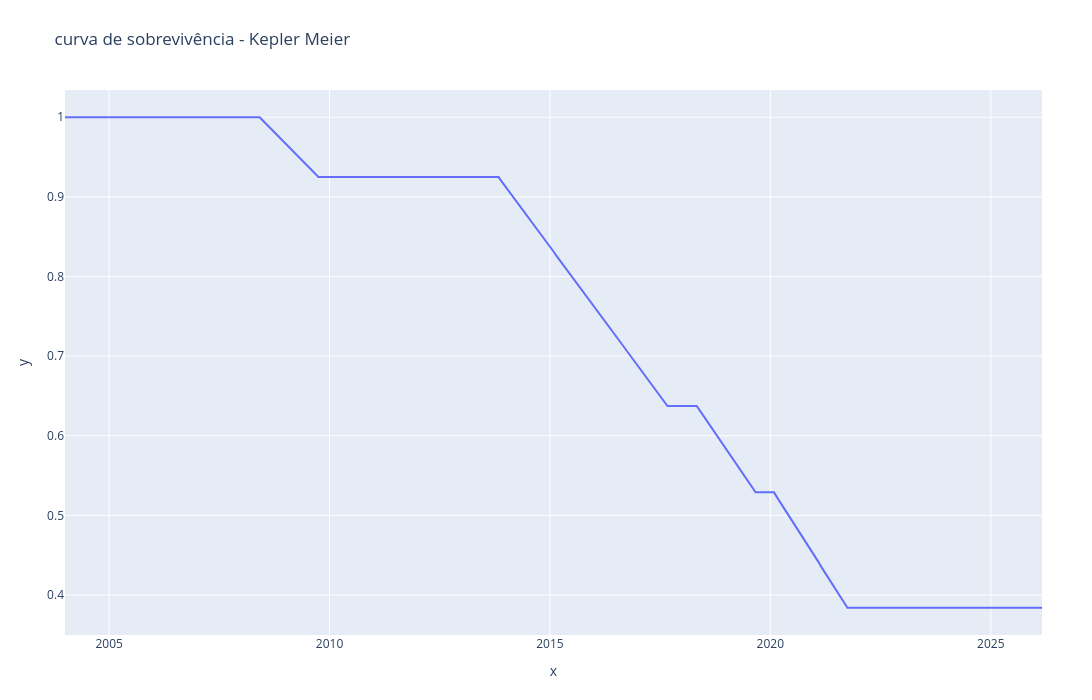

Notebook source saved alongside this figure:
### Code cell
T = data['t']
E = data['regime']
kmf = KaplanMeierFitter().fit(T, E)
kmf_mean = kmf.survival_function_

fig = px.line(x=data.index, y=kmf_mean['KM_estimate'])
fig.update_layout(title='curva de sobrevivência - Kepler Meier',autosize=False,width=1400,height=700, margin=dict(l=65, r=50, b=65, t=90))
fig.show()


plt.figure(figsize=(20,10))
plt.title('Intervalos de confiança acumulativos')
plt.hist(kmf.confidence_interval_cumulative_density_, edgecolor='black')
plt.xlabel('prob')
plt.ylabel('frequencia')
plt.tight_layout()
plt.show()

### Figure 1 — Plotly figure (JSON) as saved in the notebook; plotly's stock layout.template omitted (floating-point values rounded to 4 significant figures; data arrays with more than 128 entries replaced by an {"elided": "..."} marker saying what was removed)
{"data": [{"hovertemplate": "x=%{x}<br>y=%{y}<extra></extra>", "legendgroup": "", "line": {"color": "#636efa", "dash": "solid"}, "marker": {"symbol": "circle"}, "mode": "lines", "name": "", "orientation": "v", "showlegend": false, "type": "scatter", "x": {"elided": "267 str values"}, "xaxis": "x", "y": {"elided": "267 float values"}, "yaxis": "y"}], "layout": {"autosize": false, "height": 700, "legend": {"tracegroupgap": 0}, "margin": {"b": 65, "l": 65, "r": 50, "t": 90}, "title": {"text": "curva de sobrevivência - Kepler Meier"}, "width": 1400, "xaxis": {"anchor": "y", "domain": [0, 1], "title": {"text": "x"}}, "yaxis": {"anchor": "x", "domain": [0, 1], "title": {"text": "y"}}}}
